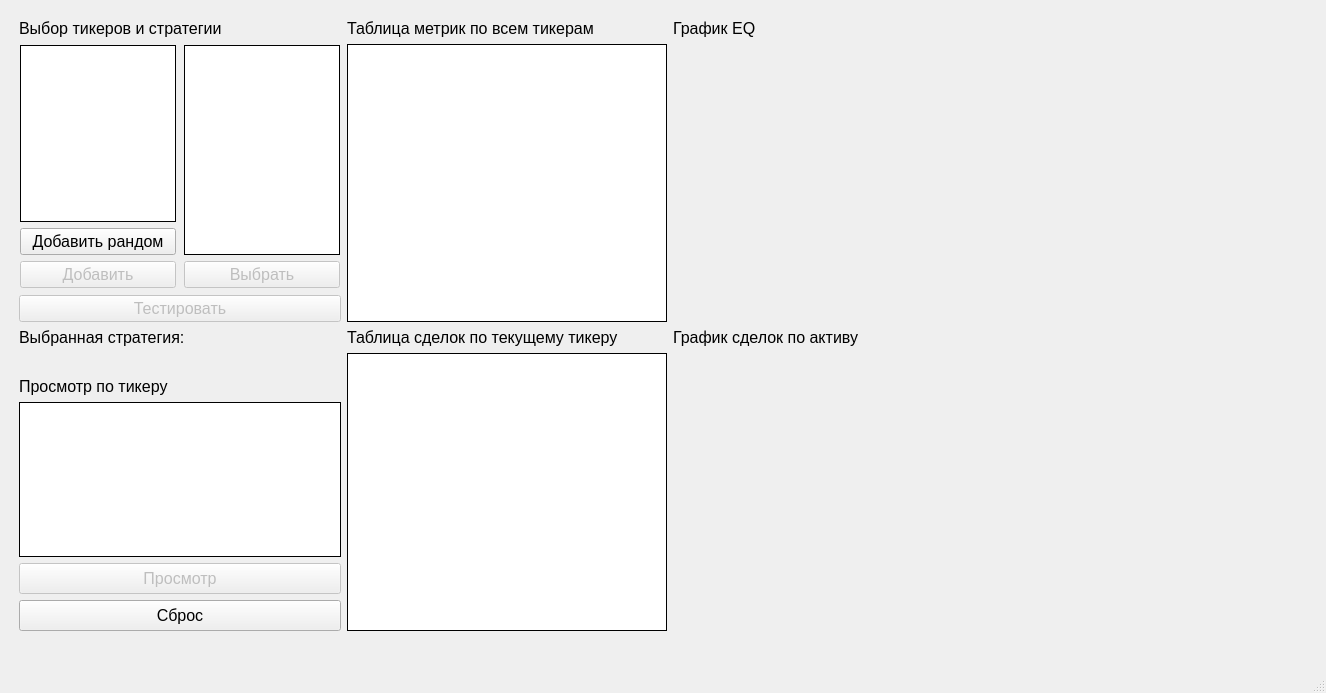
<?xml version="1.0" encoding="UTF-8"?>
<ui version="4.0">
 <class>MainWindow</class>
 <widget class="QMainWindow" name="MainWindow">
  <property name="geometry">
   <rect>
    <x>0</x>
    <y>0</y>
    <width>1326</width>
    <height>693</height>
   </rect>
  </property>
  <property name="windowTitle">
   <string>MainWindow</string>
  </property>
  <widget class="QWidget" name="centralwidget">
   <widget class="QFrame" name="horizontalFrame">
    <property name="geometry">
     <rect>
      <x>10</x>
      <y>10</y>
      <width>1311</width>
      <height>671</height>
     </rect>
    </property>
    <layout class="QHBoxLayout" name="horizontalLayout" stretch="1,3">
     <property name="bottomMargin">
      <number>50</number>
     </property>
     <item>
      <layout class="QVBoxLayout" name="settings" stretch="1,1">
       <item>
        <layout class="QVBoxLayout" name="settings_par1" stretch="0,10,1">
         <item>
          <widget class="QLabel" name="label">
           <property name="font">
            <font>
             <pointsize>12</pointsize>
            </font>
           </property>
           <property name="text">
            <string>Выбор тикеров и стратегии</string>
           </property>
          </widget>
         </item>
         <item>
          <layout class="QHBoxLayout" name="horizontalLayout_3" stretch="1,1">
           <item>
            <widget class="QFrame" name="verticalFrame_5">
             <property name="frameShadow">
              <enum>QFrame::Raised</enum>
             </property>
             <layout class="QVBoxLayout" name="verticalLayout_5" stretch="8,0,1">
              <property name="spacing">
               <number>6</number>
              </property>
              <property name="leftMargin">
               <number>1</number>
              </property>
              <property name="topMargin">
               <number>1</number>
              </property>
              <property name="rightMargin">
               <number>1</number>
              </property>
              <property name="bottomMargin">
               <number>1</number>
              </property>
              <item>
               <widget class="QTableWidget" name="table_tickers_all">
                <property name="sizePolicy">
                 <sizepolicy hsizetype="Preferred" vsizetype="Preferred">
                  <horstretch>0</horstretch>
                  <verstretch>0</verstretch>
                 </sizepolicy>
                </property>
                <property name="frameShape">
                 <enum>QFrame::Box</enum>
                </property>
                <property name="frameShadow">
                 <enum>QFrame::Plain</enum>
                </property>
                <property name="editTriggers">
                 <set>QAbstractItemView::NoEditTriggers</set>
                </property>
                <property name="dragEnabled">
                 <bool>false</bool>
                </property>
                <property name="dragDropOverwriteMode">
                 <bool>true</bool>
                </property>
                <property name="gridStyle">
                 <enum>Qt::DashLine</enum>
                </property>
                <attribute name="horizontalHeaderDefaultSectionSize">
                 <number>100</number>
                </attribute>
                <attribute name="verticalHeaderDefaultSectionSize">
                 <number>30</number>
                </attribute>
               </widget>
              </item>
              <item>
               <widget class="QPushButton" name="btn_add_ticker_2">
                <property name="enabled">
                 <bool>true</bool>
                </property>
                <property name="sizePolicy">
                 <sizepolicy hsizetype="Preferred" vsizetype="Preferred">
                  <horstretch>0</horstretch>
                  <verstretch>0</verstretch>
                 </sizepolicy>
                </property>
                <property name="font">
                 <font>
                  <pointsize>12</pointsize>
                 </font>
                </property>
                <property name="text">
                 <string>Добавить рандом</string>
                </property>
               </widget>
              </item>
              <item>
               <widget class="QPushButton" name="btn_add_ticker">
                <property name="enabled">
                 <bool>false</bool>
                </property>
                <property name="sizePolicy">
                 <sizepolicy hsizetype="Preferred" vsizetype="Preferred">
                  <horstretch>0</horstretch>
                  <verstretch>0</verstretch>
                 </sizepolicy>
                </property>
                <property name="font">
                 <font>
                  <pointsize>12</pointsize>
                 </font>
                </property>
                <property name="text">
                 <string>Добавить</string>
                </property>
               </widget>
              </item>
             </layout>
            </widget>
           </item>
           <item>
            <widget class="QFrame" name="tickers_frame">
             <property name="frameShadow">
              <enum>QFrame::Raised</enum>
             </property>
             <layout class="QVBoxLayout" name="verticalLayout_4" stretch="8,1">
              <property name="spacing">
               <number>6</number>
              </property>
              <property name="leftMargin">
               <number>1</number>
              </property>
              <property name="topMargin">
               <number>1</number>
              </property>
              <property name="rightMargin">
               <number>1</number>
              </property>
              <property name="bottomMargin">
               <number>1</number>
              </property>
              <item>
               <widget class="QTableWidget" name="table_ts">
                <property name="sizePolicy">
                 <sizepolicy hsizetype="Preferred" vsizetype="Preferred">
                  <horstretch>0</horstretch>
                  <verstretch>0</verstretch>
                 </sizepolicy>
                </property>
                <property name="frameShape">
                 <enum>QFrame::Box</enum>
                </property>
                <property name="frameShadow">
                 <enum>QFrame::Plain</enum>
                </property>
                <property name="editTriggers">
                 <set>QAbstractItemView::NoEditTriggers</set>
                </property>
                <property name="dragEnabled">
                 <bool>false</bool>
                </property>
                <property name="dragDropOverwriteMode">
                 <bool>true</bool>
                </property>
                <property name="gridStyle">
                 <enum>Qt::DashLine</enum>
                </property>
                <attribute name="horizontalHeaderDefaultSectionSize">
                 <number>100</number>
                </attribute>
                <attribute name="verticalHeaderDefaultSectionSize">
                 <number>30</number>
                </attribute>
               </widget>
              </item>
              <item>
               <widget class="QPushButton" name="btn_choice_ts">
                <property name="enabled">
                 <bool>false</bool>
                </property>
                <property name="sizePolicy">
                 <sizepolicy hsizetype="Preferred" vsizetype="Preferred">
                  <horstretch>0</horstretch>
                  <verstretch>0</verstretch>
                 </sizepolicy>
                </property>
                <property name="font">
                 <font>
                  <pointsize>12</pointsize>
                 </font>
                </property>
                <property name="text">
                 <string>Выбрать</string>
                </property>
               </widget>
              </item>
             </layout>
            </widget>
           </item>
          </layout>
         </item>
         <item>
          <widget class="QPushButton" name="btn_test">
           <property name="enabled">
            <bool>false</bool>
           </property>
           <property name="sizePolicy">
            <sizepolicy hsizetype="Preferred" vsizetype="Preferred">
             <horstretch>0</horstretch>
             <verstretch>0</verstretch>
            </sizepolicy>
           </property>
           <property name="font">
            <font>
             <pointsize>12</pointsize>
            </font>
           </property>
           <property name="text">
            <string>Тестировать</string>
           </property>
          </widget>
         </item>
        </layout>
       </item>
       <item>
        <layout class="QVBoxLayout" name="settings_par2" stretch="1,1,1,15,3,3">
         <item>
          <widget class="QLabel" name="label_2">
           <property name="font">
            <font>
             <pointsize>12</pointsize>
            </font>
           </property>
           <property name="text">
            <string>Выбранная стратегия:</string>
           </property>
          </widget>
         </item>
         <item>
          <widget class="QLabel" name="label_res_ts">
           <property name="font">
            <font>
             <pointsize>12</pointsize>
            </font>
           </property>
           <property name="text">
            <string/>
           </property>
          </widget>
         </item>
         <item>
          <widget class="QLabel" name="label_4">
           <property name="font">
            <font>
             <pointsize>12</pointsize>
            </font>
           </property>
           <property name="text">
            <string>Просмотр по тикеру</string>
           </property>
          </widget>
         </item>
         <item>
          <widget class="QTableWidget" name="table_tickers_res">
           <property name="sizePolicy">
            <sizepolicy hsizetype="Preferred" vsizetype="Preferred">
             <horstretch>0</horstretch>
             <verstretch>0</verstretch>
            </sizepolicy>
           </property>
           <property name="frameShape">
            <enum>QFrame::Box</enum>
           </property>
           <property name="frameShadow">
            <enum>QFrame::Plain</enum>
           </property>
           <property name="editTriggers">
            <set>QAbstractItemView::NoEditTriggers</set>
           </property>
           <property name="dragEnabled">
            <bool>false</bool>
           </property>
           <property name="dragDropOverwriteMode">
            <bool>true</bool>
           </property>
           <property name="gridStyle">
            <enum>Qt::DashLine</enum>
           </property>
           <attribute name="horizontalHeaderDefaultSectionSize">
            <number>100</number>
           </attribute>
           <attribute name="verticalHeaderDefaultSectionSize">
            <number>30</number>
           </attribute>
          </widget>
         </item>
         <item>
          <widget class="QPushButton" name="btn_choice_ticker">
           <property name="enabled">
            <bool>false</bool>
           </property>
           <property name="sizePolicy">
            <sizepolicy hsizetype="Preferred" vsizetype="Preferred">
             <horstretch>0</horstretch>
             <verstretch>0</verstretch>
            </sizepolicy>
           </property>
           <property name="font">
            <font>
             <pointsize>12</pointsize>
            </font>
           </property>
           <property name="text">
            <string>Просмотр</string>
           </property>
          </widget>
         </item>
         <item>
          <widget class="QPushButton" name="btn_reset_data">
           <property name="enabled">
            <bool>true</bool>
           </property>
           <property name="sizePolicy">
            <sizepolicy hsizetype="Preferred" vsizetype="Preferred">
             <horstretch>0</horstretch>
             <verstretch>0</verstretch>
            </sizepolicy>
           </property>
           <property name="font">
            <font>
             <pointsize>12</pointsize>
            </font>
           </property>
           <property name="text">
            <string>Сброс</string>
           </property>
          </widget>
         </item>
        </layout>
       </item>
      </layout>
     </item>
     <item>
      <layout class="QHBoxLayout" name="results" stretch="1,2">
       <item>
        <layout class="QVBoxLayout" name="tables" stretch="1,1">
         <item>
          <layout class="QVBoxLayout" name="metrics" stretch="1,15">
           <item>
            <widget class="QLabel" name="label_5">
             <property name="font">
              <font>
               <pointsize>12</pointsize>
              </font>
             </property>
             <property name="text">
              <string>Таблица метрик по всем тикерам</string>
             </property>
            </widget>
           </item>
           <item>
            <widget class="QTableWidget" name="table_metricks">
             <property name="sizePolicy">
              <sizepolicy hsizetype="Preferred" vsizetype="Preferred">
               <horstretch>0</horstretch>
               <verstretch>0</verstretch>
              </sizepolicy>
             </property>
             <property name="frameShape">
              <enum>QFrame::Box</enum>
             </property>
             <property name="frameShadow">
              <enum>QFrame::Plain</enum>
             </property>
             <property name="editTriggers">
              <set>QAbstractItemView::NoEditTriggers</set>
             </property>
             <property name="dragEnabled">
              <bool>false</bool>
             </property>
             <property name="dragDropOverwriteMode">
              <bool>true</bool>
             </property>
             <property name="gridStyle">
              <enum>Qt::DashLine</enum>
             </property>
             <attribute name="horizontalHeaderDefaultSectionSize">
              <number>100</number>
             </attribute>
             <attribute name="verticalHeaderDefaultSectionSize">
              <number>40</number>
             </attribute>
            </widget>
           </item>
          </layout>
         </item>
         <item>
          <layout class="QVBoxLayout" name="trades" stretch="1,15">
           <item>
            <widget class="QLabel" name="label_6">
             <property name="font">
              <font>
               <pointsize>12</pointsize>
              </font>
             </property>
             <property name="text">
              <string>Таблица сделок по текущему тикеру</string>
             </property>
            </widget>
           </item>
           <item>
            <widget class="QTableWidget" name="table_trades">
             <property name="sizePolicy">
              <sizepolicy hsizetype="Preferred" vsizetype="Preferred">
               <horstretch>0</horstretch>
               <verstretch>0</verstretch>
              </sizepolicy>
             </property>
             <property name="frameShape">
              <enum>QFrame::Box</enum>
             </property>
             <property name="frameShadow">
              <enum>QFrame::Plain</enum>
             </property>
             <property name="editTriggers">
              <set>QAbstractItemView::NoEditTriggers</set>
             </property>
             <property name="dragEnabled">
              <bool>false</bool>
             </property>
             <property name="dragDropOverwriteMode">
              <bool>true</bool>
             </property>
             <property name="gridStyle">
              <enum>Qt::DashLine</enum>
             </property>
             <attribute name="horizontalHeaderDefaultSectionSize">
              <number>100</number>
             </attribute>
             <attribute name="verticalHeaderDefaultSectionSize">
              <number>40</number>
             </attribute>
            </widget>
           </item>
          </layout>
         </item>
        </layout>
       </item>
       <item>
        <layout class="QVBoxLayout" name="plots" stretch="1,1">
         <item>
          <layout class="QVBoxLayout" name="eq" stretch="1,15">
           <item>
            <widget class="QLabel" name="label_7">
             <property name="font">
              <font>
               <pointsize>12</pointsize>
              </font>
             </property>
             <property name="text">
              <string>График EQ</string>
             </property>
            </widget>
           </item>
           <item>
            <widget class="QLabel" name="label_plot_eq">
             <property name="font">
              <font>
               <pointsize>12</pointsize>
              </font>
             </property>
             <property name="text">
              <string/>
             </property>
             <property name="scaledContents">
              <bool>true</bool>
             </property>
             <property name="alignment">
              <set>Qt::AlignCenter</set>
             </property>
            </widget>
           </item>
          </layout>
         </item>
         <item>
          <layout class="QVBoxLayout" name="close_bs" stretch="1,15">
           <item>
            <widget class="QLabel" name="label_10">
             <property name="font">
              <font>
               <pointsize>12</pointsize>
              </font>
             </property>
             <property name="text">
              <string>График сделок по активу</string>
             </property>
            </widget>
           </item>
           <item>
            <widget class="QLabel" name="label_plot_trades">
             <property name="font">
              <font>
               <pointsize>12</pointsize>
              </font>
             </property>
             <property name="text">
              <string/>
             </property>
             <property name="scaledContents">
              <bool>true</bool>
             </property>
             <property name="alignment">
              <set>Qt::AlignCenter</set>
             </property>
            </widget>
           </item>
          </layout>
         </item>
        </layout>
       </item>
      </layout>
     </item>
    </layout>
   </widget>
  </widget>
  <widget class="QMenuBar" name="menubar">
   <property name="geometry">
    <rect>
     <x>0</x>
     <y>0</y>
     <width>1326</width>
     <height>21</height>
    </rect>
   </property>
  </widget>
  <widget class="QStatusBar" name="statusbar"/>
 </widget>
 <resources/>
 <connections/>
</ui>
